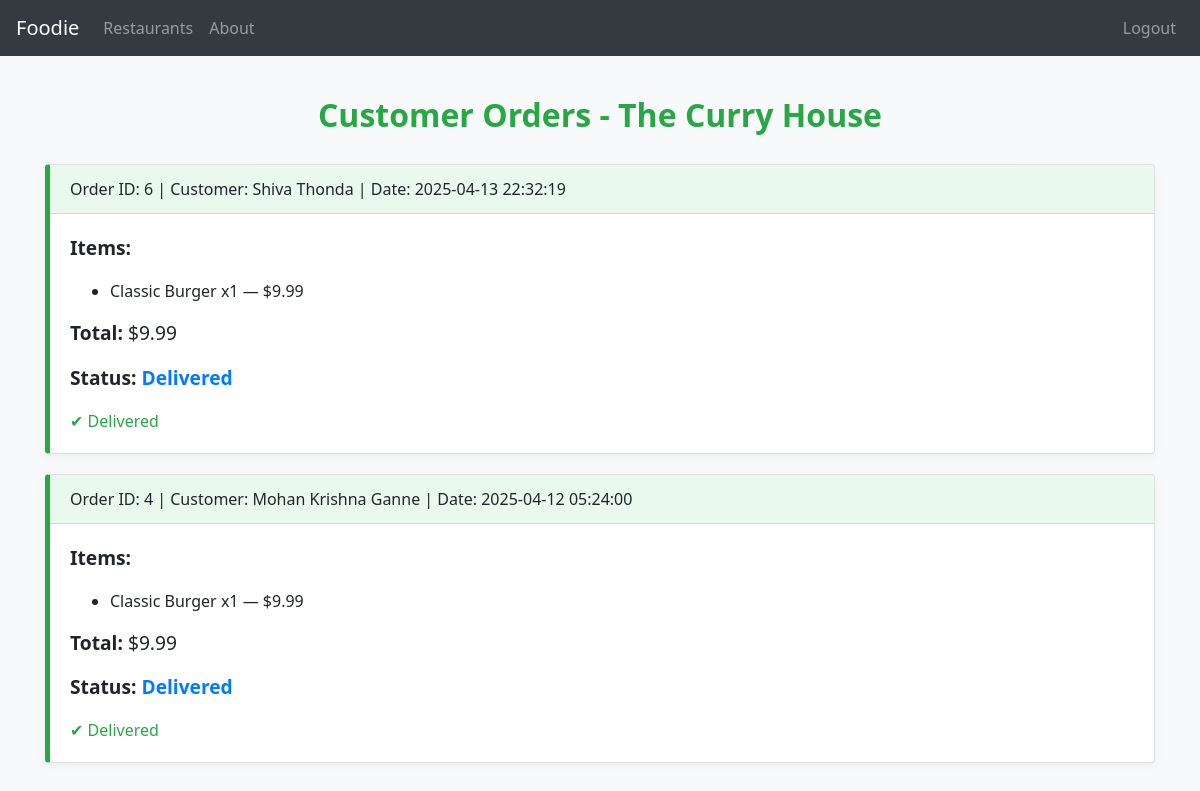
The app's page /restaurant/2/manage_orders (signed in) with its own data.
### tables this page shows
CREATE TABLE Restaurants (
    RestaurantID INTEGER PRIMARY KEY AUTOINCREMENT,
    OwnerID INTEGER NOT NULL,
    Name TEXT NOT NULL,
    Address TEXT NOT NULL,
    PhoneNumber TEXT NOT NULL,
    OpeningHours TEXT NOT NULL,
    FOREIGN KEY (OwnerID) REFERENCES Users(UserID)
);

CREATE TABLE Orders (
    OrderID INTEGER PRIMARY KEY AUTOINCREMENT,
    UserID INTEGER NOT NULL,
    RestaurantID INTEGER NOT NULL,
    OrderStatus TEXT CHECK(OrderStatus IN ('Pending', 'Preparing', 'Delivered')) NOT NULL,
    OrderDate DATETIME DEFAULT CURRENT_TIMESTAMP,
    TotalPrice REAL NOT NULL,
    FOREIGN KEY (UserID) REFERENCES Users(UserID),
    FOREIGN KEY (RestaurantID) REFERENCES Restaurants(RestaurantID)
);

CREATE TABLE Users (
    UserID INTEGER PRIMARY KEY AUTOINCREMENT,
    FullName TEXT NOT NULL,
    Email TEXT UNIQUE NOT NULL,
    PasswordHash TEXT NOT NULL,
    Role TEXT CHECK(Role IN ('Customer', 'RestaurantOwner', 'Admin')) NOT NULL
);

CREATE TABLE OrderDetails (
    OrderDetailID INTEGER PRIMARY KEY AUTOINCREMENT,
    OrderID INTEGER NOT NULL,
    MenuItemID INTEGER NOT NULL,
    Quantity INTEGER NOT NULL,
    SubTotal REAL NOT NULL,
    FOREIGN KEY (OrderID) REFERENCES Orders(OrderID),
    FOREIGN KEY (MenuItemID) REFERENCES MenuItems(MenuItemID)
);

CREATE TABLE MenuItems (
    MenuItemID INTEGER PRIMARY KEY AUTOINCREMENT,
    RestaurantID INTEGER NOT NULL,
    ItemName TEXT NOT NULL,
    Description TEXT,
    Price REAL NOT NULL,
    AvailabilityStatus TEXT CHECK(AvailabilityStatus IN ('Available', 'Unavailable')) NOT NULL,
    FOREIGN KEY (RestaurantID) REFERENCES Restaurants(RestaurantID)
);

### app.py (the view)
@app.route('/restaurant/<int:restaurant_id>/manage_orders')
@login_required
def manage_orders(restaurant_id):
    user_id = session.get('UserID')
    role = session.get('Role')
    conn = sqlite3.connect('database.db')
    conn.row_factory = sqlite3.Row
    cursor = conn.cursor()
    if role != 'Admin':
        cursor.execute("SELECT * FROM Restaurants WHERE RestaurantID = ? AND OwnerID = ?", (restaurant_id, user_id))
        if not cursor.fetchone():
            flash("Unauthorized access to manage orders.", "danger")
            return redirect(url_for('about'))
    cursor.execute("SELECT Name FROM Restaurants WHERE RestaurantID = ?", (restaurant_id,))
    restaurant_row = cursor.fetchone()
    if not restaurant_row:
        flash("Restaurant not found.", "danger")
        return redirect(url_for('about'))
    restaurant_name = restaurant_row['Name']
    cursor.execute("""
        SELECT o.OrderID, o.UserID, o.OrderStatus, o.OrderDate, o.TotalPrice, u.FullName as CustomerName
        FROM Orders o
        JOIN Users u ON o.UserID = u.UserID
        WHERE o.RestaurantID = ?
        ORDER BY o.OrderDate DESC
    """, (restaurant_id,))
    order_rows = cursor.fetchall()
    orders = []
    for order in order_rows:
        cursor.execute("""
            SELECT m.ItemName, d.Quantity, d.SubTotal
            FROM OrderDetails d
            JOIN MenuItems m ON d.MenuItemID = m.MenuItemID
            WHERE d.OrderID = ?
        """, (order['OrderID'],))
        items = cursor.fetchall()
        orders.append({
            'OrderID': order['OrderID'],
            'CustomerName': order['CustomerName'],
            'OrderDate': order['OrderDate'],
            'OrderStatus': order['OrderStatus'],
            'TotalPrice': order['TotalPrice'],
            'Items': items
        })
    conn.close()
    return render_template('manage_orders.html', restaurant_name=restaurant_name, orders=orders)

### app.py (called while the page is built)
def login_required(f):
    @wraps(f)
    def decorated_function(*args, **kwargs):
        if 'UserID' not in session:
            return redirect(url_for('signin'))
        return f(*args, **kwargs)
    return decorated_function

### templates/manage_orders.html (shortened to what this page needs)
<!DOCTYPE html>
<html lang="en">
<head>
    <link rel="stylesheet" href="{{ url_for('static', filename='style.css') }}">
    <link rel="stylesheet" href="https://stackpath.bootstrapcdn.com/bootstrap/4.5.2/css/bootstrap.min.css">
</head>
<body>
<nav class="navbar navbar-expand-lg navbar-dark bg-dark">
    <a class="navbar-brand" href="{{ url_for('about') }}">Foodie</a>
    <div class="collapse navbar-collapse">
        <ul class="navbar-nav mr-auto">
            <li class="nav-item"><a class="nav-link" href="{{ url_for('restaurants') }}">Restaurants</a></li>
            <li class="nav-item"><a class="nav-link" href="{{ url_for('about') }}">About</a></li>
        </ul>
        <ul class="navbar-nav">
            {% if session.get('UserID') %}
            <li class="nav-item"><a class="nav-link" href="{{ url_for('logout') }}">Logout</a></li>
            {% endif %}
        </ul>
    </div>
</nav>
<div class="container">
    <h2>Customer Orders - {{ restaurant_name }}</h2>
    {% if orders %}
        {% for order in orders %}
        <div class="card">
            <div class="card-header">
                Order ID: {{ order['OrderID'] }} | Customer: {{ order['CustomerName'] }} | Date: {{ order['OrderDate'] }}
            </div>
            <div class="card-body">
                <p><strong>Items:</strong></p>
                <ul>
                    {% for item in order['Items'] %}
                        <li>{{ item['ItemName'] }} x{{ item['Quantity'] }} — ${{ item['SubTotal'] }}</li>
                    {% endfor %}
                </ul>
                <p><strong>Total:</strong> ${{ order['TotalPrice'] }}</p>
                <p><strong>Status:</strong> <span class="order-status">{{ order['OrderStatus'] }}</span></p>
                {% if order['OrderStatus'] != 'Delivered' %}
                <form method="POST" class="status-form" action="{{ url_for('update_order_status', order_id=order['OrderID']) }}">
                    <input type="hidden" name="current_status" value="{{ order['OrderStatus'] }}">
                    <button type="submit" class="btn btn-primary btn-status">Mark as {{ 'Preparing' if order['OrderStatus'] == 'Pending' else 'Delivered' }}</button>
                </form>
                {% else %}
                <span class="text-success">✔ Delivered</span>
                {% endif %}
            </div>
        </div>
        {% endfor %}
    {% else %}
        <div class="no-orders">
            <h5>No orders placed yet.</h5>
        </div>
    {% endif %}
</div>
</body>
</html>

### static/style.css (style rules this page uses)
body { margin: 0; padding: 0; font-family: 'Segoe UI', Tahoma, Geneva, Verdana, sans-serif; }
h2 { margin-bottom: 20px; }
p { font-size: 1.2em; margin-bottom: 40px; }

### templates/manage_orders.html (style rules this page uses)
body { background-color: #f8f9fa; font-family: 'Segoe UI', sans-serif; }
.container { margin-top: 40px; }
h2 { color: #28a745; font-weight: bold; text-align: center; margin-bottom: 30px; }
.card { margin-bottom: 20px; border-left: 5px solid #28a745; box-shadow: 0 3px 10px rgba(0,0,0,0.05); }
.card-header { background-color: #e9f9ee; font-weight: 500; }
.order-status { font-weight: bold; color: #007bff; }

### records on screen
Restaurants: Name "The Curry House"
Orders: OrderID "6", CustomerName "Shiva Thonda", OrderDate "2025-04-13 22:32:19", TotalPrice "9.99", OrderStatus "Delivered", shows "✔ Delivered"
OrderDetails: ItemName "Classic Burger", Quantity "1", SubTotal "9.99"
Orders: OrderID "4", CustomerName "Mohan Krishna Ganne", OrderDate "2025-04-12 05:24:00", TotalPrice "9.99", OrderStatus "Delivered", shows "✔ Delivered"
OrderDetails: ItemName "Classic Burger", Quantity "1", SubTotal "9.99"
